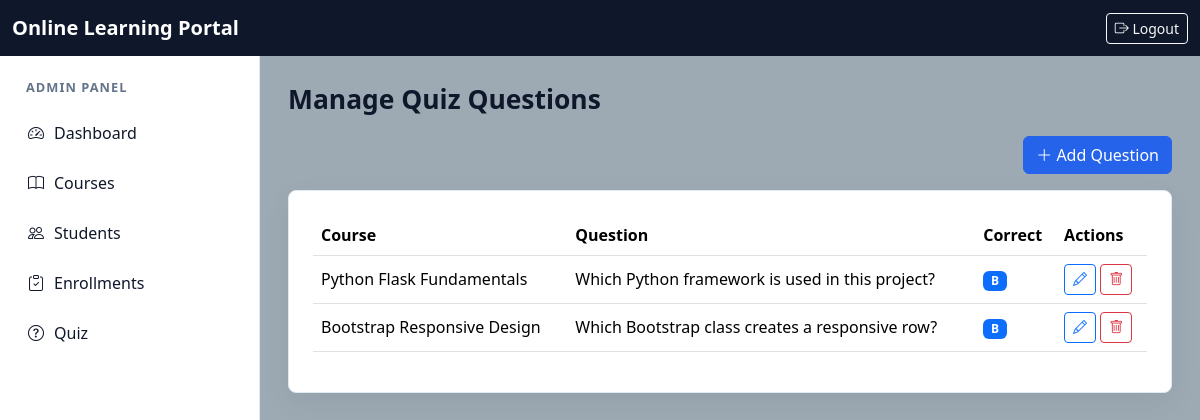
The app's page /admin/quiz (signed in) with its own data.
### tables this page shows
CREATE TABLE users (
            id INTEGER PRIMARY KEY AUTOINCREMENT,
            name TEXT NOT NULL,
            email TEXT NOT NULL UNIQUE,
            password TEXT NOT NULL,
            role TEXT NOT NULL DEFAULT 'student' CHECK (role IN ('admin', 'student')),
            phone TEXT,
            created_at TEXT DEFAULT CURRENT_TIMESTAMP
        );

CREATE TABLE quiz_questions (
            id INTEGER PRIMARY KEY AUTOINCREMENT,
            course_id INTEGER NOT NULL,
            question TEXT NOT NULL,
            option_a TEXT NOT NULL,
            option_b TEXT NOT NULL,
            option_c TEXT NOT NULL,
            option_d TEXT NOT NULL,
            correct_answer TEXT NOT NULL CHECK (correct_answer IN ('A', 'B', 'C', 'D')),
            created_at TEXT DEFAULT CURRENT_TIMESTAMP,
            FOREIGN KEY (course_id) REFERENCES courses(id) ON DELETE CASCADE
        );

CREATE TABLE courses (
            id INTEGER PRIMARY KEY AUTOINCREMENT,
            title TEXT NOT NULL,
            description TEXT NOT NULL,
            category TEXT NOT NULL,
            thumbnail TEXT,
            video_link TEXT,
            pdf_link TEXT,
            created_at TEXT DEFAULT CURRENT_TIMESTAMP,
            updated_at TEXT DEFAULT CURRENT_TIMESTAMP
        );

### app.py (the view)
@app.route("/admin/quiz")
@login_required("admin")
def admin_quiz():
    questions = query(
        "SELECT q.*, c.title FROM quiz_questions q JOIN courses c ON c.id=q.course_id ORDER BY q.created_at DESC"
    )
    return render_template("admin/quiz.html", questions=questions)

### app.py (called while the page is built)
def db():
    conn = sqlite3.connect(DATABASE_PATH)
    conn.row_factory = sqlite3.Row
    conn.execute("PRAGMA foreign_keys = ON")
    return conn

def query(sql: str, params: tuple = (), one: bool = False, commit: bool = False):
    conn = db()
    cursor = conn.cursor()
    sql = sql.replace("%s", "?")
    cursor.execute(sql, params)
    if commit:
        conn.commit()
        last_id = cursor.lastrowid
        cursor.close()
        conn.close()
        return last_id
    rows = [dict(row) for row in cursor.fetchall()]
    cursor.close()
    conn.close()
    return rows[0] if one and rows else (None if one else rows)

def login_required(role: str | None = None):
    def decorator(view):
        @wraps(view)
        def wrapper(*args, **kwargs):
            if "user_id" not in session:
                return redirect(url_for("login"))
            if role and session.get("role") != role:
                flash("You do not have permission to access that page.", "danger")
                return redirect(url_for("index"))
            return view(*args, **kwargs)
        return wrapper
    return decorator

def current_user():
    if "user_id" not in session:
        return None
    return query(
        "SELECT id, name, email, role, phone, created_at FROM users WHERE id=%s",
        (session["user_id"],),
        one=True,
    )

@app.context_processor
def inject_user():
    return {"current_user": current_user()}

### templates/admin/quiz.html
{% extends "base.html" %}
{% set title = "Manage Quiz Questions" %}
{% set heading = "Manage Quiz Questions" %}
{% block content %}
<div class="d-flex justify-content-end mb-3"><a class="btn btn-primary" href="{{ url_for('admin_quiz_form') }}"><i class="bi bi-plus-lg"></i> Add Question</a></div>
<div class="feature-card p-4">
  <div class="table-responsive">
    <table class="table align-middle">
      <thead><tr><th>Course</th><th>Question</th><th>Correct</th><th>Actions</th></tr></thead>
      <tbody>
        {% for q in questions %}
        <tr>
          <td>{{ q.title }}</td><td>{{ q.question }}</td><td><span class="badge text-bg-primary">{{ q.correct_answer }}</span></td>
          <td><a class="btn btn-sm btn-outline-primary" href="{{ url_for('admin_quiz_form', question_id=q.id) }}"><i class="bi bi-pencil"></i></a> <a class="btn btn-sm btn-outline-danger" data-confirm="Delete this question?" href="{{ url_for('admin_quiz_delete', question_id=q.id) }}"><i class="bi bi-trash"></i></a></td>
        </tr>
        {% endfor %}
      </tbody>
    </table>
  </div>
</div>
{% endblock %}

### templates/base.html (shortened to what this page needs)
<!doctype html>
<html lang="en">
<head>
  <link href="https://cdn.jsdelivr.net/npm/bootstrap@5.3.3/dist/css/bootstrap.min.css" rel="stylesheet">
  <link href="https://cdn.jsdelivr.net/npm/bootstrap-icons@1.11.3/font/bootstrap-icons.css" rel="stylesheet">
  <link href="{{ url_for('static', filename='css/style.css') }}" rel="stylesheet">
</head>
<body>
  {% if session.get("user_id") %}
    <nav class="navbar navbar-dark app-navbar sticky-top">
      <div class="container-fluid">
        <a class="navbar-brand fw-bold" href="{{ url_for('index') }}">Online Learning Portal</a>
        <a class="btn btn-outline-light btn-sm" href="{{ url_for('logout') }}"><i class="bi bi-box-arrow-right"></i> Logout</a>
      </div>
    </nav>
    <div class="dashboard-layout">
      {% include "_sidebar.html" %}
      <main class="dashboard-main">
        <div class="page-title"><h1>{{ heading|default(title|default("Dashboard")) }}</h1></div>
        {% block content %}{% endblock %}
      </main>
    </div>
  {% endif %}
</body>
</html>

### templates/_sidebar.html (shortened to what this page needs)
<aside class="sidebar">
  <div class="sidebar-title">{{ session.get("role", "")|capitalize }} Panel</div>
  {% if session.get("role") == "admin" %}
    <a class="sidebar-link" href="{{ url_for('admin_dashboard') }}"><i class="bi bi-speedometer2"></i><span>Dashboard</span></a>
    <a class="sidebar-link" href="{{ url_for('admin_courses') }}"><i class="bi bi-book"></i><span>Courses</span></a>
    <a class="sidebar-link" href="{{ url_for('admin_students') }}"><i class="bi bi-people"></i><span>Students</span></a>
    <a class="sidebar-link" href="{{ url_for('admin_enrollments') }}"><i class="bi bi-clipboard-check"></i><span>Enrollments</span></a>
    <a class="sidebar-link" href="{{ url_for('admin_quiz') }}"><i class="bi bi-question-circle"></i><span>Quiz</span></a>
  {% endif %}
</aside>

### assets/css/style.css (style rules this page uses)
:root { --primary: #2563eb; --secondary: #0f172a; --background: #9daab4; --border: #e2e8f0; --muted: #64748b; }
body { background: var(--background); color: var(--secondary); font-family: system-ui, -apple-system, BlinkMacSystemFont, "Segoe UI", sans-serif; }
.app-navbar { background: var(--secondary); }
.feature-card, .course-card, .stat-card, .certificate { border: 1px solid var(--border); border-radius: 8px; background: #fff; box-shadow: 0 10px 30px rgba(15, 23, 42, .06); }
.btn-primary { background: var(--primary); border-color: var(--primary); }
.dashboard-layout { display: grid; grid-template-columns: 260px minmax(0, 1fr); min-height: calc(100vh - 56px); }
.sidebar { background: #fff; border-right: 1px solid var(--border); padding: 22px 16px; }
.sidebar-title { color: var(--muted); font-size: .8rem; font-weight: 700; letter-spacing: .08em; margin: 0 10px 14px; text-transform: uppercase; }
.sidebar-link { align-items: center; border-radius: 8px; color: var(--secondary); display: flex; gap: 10px; margin-bottom: 6px; padding: 10px 12px; text-decoration: none; }
.dashboard-main { padding: 28px; }
.page-title { align-items: center; display: flex; justify-content: space-between; margin-bottom: 20px; }
.page-title h1 { font-size: 1.65rem; font-weight: 800; margin: 0; }

### records on screen
users: get "ADMIN"
quiz_questions: title "Python Flask Fundamentals", question "Which Python framework is used in this project?", correct_answer "B"
quiz_questions: title "Bootstrap Responsive Design", question "Which Bootstrap class creates a responsive row?", correct_answer "B"

### other values on screen
{{ heading|default(title|default("Dashboard")) }} "Manage Quiz Questions"
